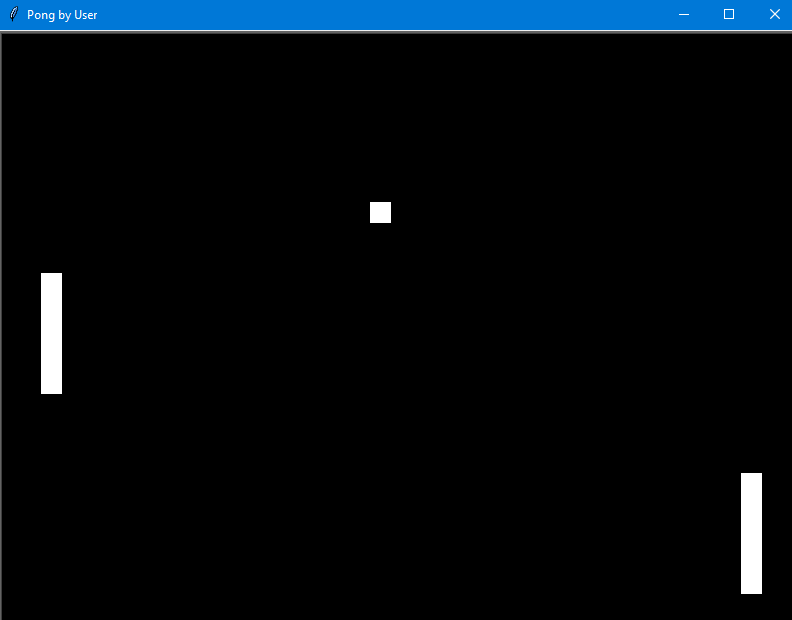

Write Python code to recreate this figure.
# filename: pong_game.py
import turtle

# Set up the screen
wn = turtle.Screen()
wn.title("Pong by User")
wn.bgcolor("black")
wn.setup(width=800, height=600)
wn.tracer(0)

# Paddle A
paddle_a = turtle.Turtle()
paddle_a.speed(0)
paddle_a.shape("square")
paddle_a.color("white")
paddle_a.shapesize(stretch_wid=6, stretch_len=1)
paddle_a.penup()
paddle_a.goto(-350, 0)

# Paddle B
paddle_b = turtle.Turtle()
paddle_b.speed(0)
paddle_b.shape("square")
paddle_b.color("white")
paddle_b.shapesize(stretch_wid=6, stretch_len=1)
paddle_b.penup()
paddle_b.goto(350, 0)

# Ball
ball = turtle.Turtle()
ball.speed(40)
ball.shape("square")
ball.color("white")
ball.penup()
ball.goto(0, 0)
ball.dx = 0.15
ball.dy = -0.15

# Score variables
score_a = 0
score_b = 0

# Function to move paddle A up
def paddle_a_up():
    y = paddle_a.ycor()
    y += 20
    paddle_a.sety(y)

# Function to move paddle A down
def paddle_a_down():
    y = paddle_a.ycor()
    y -= 20
    paddle_a.sety(y)

# Function to move paddle B up
def paddle_b_up():
    y = paddle_b.ycor()
    y += 20
    paddle_b.sety(y)

# Function to move paddle B down
def paddle_b_down():
    y = paddle_b.ycor()
    y -= 20
    paddle_b.sety(y)

# Keyboard bindings
wn.listen()
wn.onkeypress(paddle_a_up, "w")
wn.onkeypress(paddle_a_down, "s")
wn.onkeypress(paddle_b_up, "Up")
wn.onkeypress(paddle_b_down, "Down")

# Main game loop
while True:
    wn.update()

    # Move the ball
    ball.setx(ball.xcor() + ball.dx)
    ball.sety(ball.ycor() + ball.dy)

    # Border checking
    if ball.ycor() > 290:
        ball.sety(290)
        ball.dy *= -1

    if ball.ycor() < -290:
        ball.sety(-290)
        ball.dy *= -1

    if ball.xcor() > 390:
        ball.goto(0, 0)
        ball.dx *= -1
        score_a += 1

    if ball.xcor() < -390:
        ball.goto(0, 0)
        ball.dx *= -1
        score_b += 1

    # Paddle and ball collisions
    if (ball.xcor() > 340 and ball.xcor() < 350) and (ball.ycor() < paddle_b.ycor() + 50 and ball.ycor() > paddle_b.ycor() - 50):
        ball.setx(340)
        ball.dx *= -1

    if (ball.xcor() < -340 and ball.xcor() > -350) and (ball.ycor() < paddle_a.ycor() + 50 and ball.ycor() > paddle_a.ycor() - 50):
        ball.setx(-340)
        ball.dx *= -1
